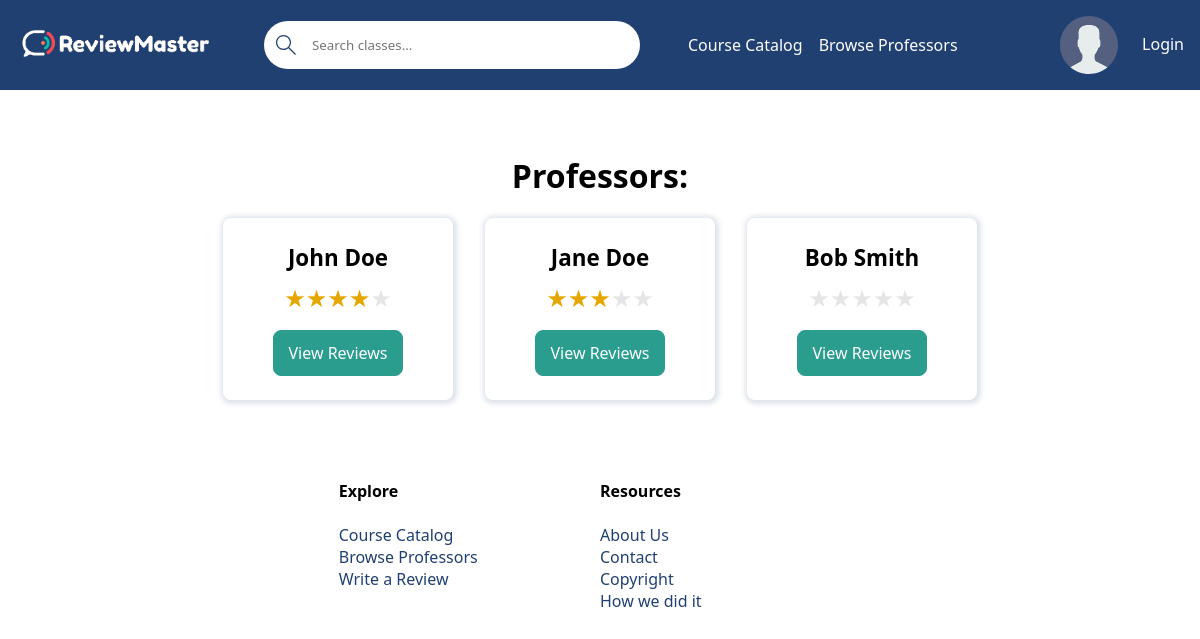
The app's page /professor-list/ with its own data.
### base/models.py (models this page shows, shortened)
class Professor(models.Model):
    name = models.CharField(max_length=100)  # First & Last Name (John Doe)
    avatar = models.ImageField(null=True, default='avatar.svg')
    def rating(self):
        total = 0
        for review in self.review_set.all():
            total += review.rating
        if total == 0: # If no ratings we return 0
            return 'N/A'
        return f'{round(total / self.review_set.all().count(), 1)} / 5' # Rounds to tens place.

class Review(models.Model):
    professor = models.ForeignKey(Professor, on_delete=models.CASCADE)
    student = models.ForeignKey(User, on_delete=models.CASCADE)
    rating = models.IntegerField()
    course = models.ForeignKey(Course, related_name='course', on_delete=models.SET_NULL, null=True)
    review = models.TextField(null=True, blank=True)

### base/views/views_professor.py (the view)
# urls.py: path('professor-list/', professor_list, name = "professor-list"),
def professor_list(request):
    professors = Professor.objects.all()
    context = {
        'professors': professors,
        'reviews': Review.objects.filter()
    }
    return render(request, 'base/professor_list.html', context)

### base/templates/base/professor_list.html
{% extends 'main.html' %}
{% block content %}
<main class="professor-page">
    <h1>Professors:</h1>
    <div class="professor-list">
        {% for professor in professors %}
            <div class="professor-item">
                <p class="professor-name">{{ professor.name }}</p>
                <p class="container-rating"><span class="star-rating star-rating-{{ professor.rating|slice:":1" }}"></span></p>
                <a class="secondary-button" href="{% url 'professor-reviews' professor.name %}">View Reviews</a>
            </div>
        {% endfor %}
    </div>
</main>
{% endblock content %}

### static/styles/styles.css (style rules this page uses)
:root { --primary-color: #204071; --secondary-color: #2a9d8f; --light-color: #ffffff; --error-color: #ba2d3d; --success-color: #2a9d8f; --dark-gray: #495057; --light-grey: #dee2e6; --star-color: #ffb900; --star-color-hover: gold; --star-color-active: #ea0; }
* { font-family: "Segoe UI", Roboto, Oxygen, Ubuntu, Cantarell, "Open Sans", "Helvetica Neue", sans-serif; margin: 0; padding: 0; box-sizing: border-box; text-rendering: optimizeLegibility; }
main:not(.home) { width: 80%; margin: 4rem auto; }
h1 { margin-bottom: 0.67em; }
a { color: var(--primary-color); text-decoration: none; }
.professor-page h1 { text-align: center; }
.professor-list { display: flex; justify-content: center; flex-wrap: wrap; gap: 2rem; }
.professor-item { display: flex; flex-direction: column; align-items: center; gap: 0.5rem; padding: 1.5rem 1rem; width: fit-content; min-width: 230px; text-align: center; border-radius: 1px solid var(--primary-color); border-radius: 0.5rem; box-shadow: 1px 1px 5px 3px rgba(32, 64, 113, 0.15); transition: transform 0.3s ease; }
.professor-name { font-size: 1.4rem; font-weight: bold; }
.professor-page .secondary-button { display: inline-block; margin-top: 0.5rem; margin-right: 0; }
.primary-button, .secondary-button { width: fit-content; padding: 0.7rem 0.9rem; border-radius: 0.5rem; font-size: 1rem; color: var(--light-color); }
.secondary-button { border: 1px solid var(--secondary-color); background-color: var(--secondary-color); margin-right: 1rem; }
.container-rating { font-size: 1.5rem; }
.star-rating::before { content: "★★★★★"; }
.star-rating { display: inline-block; background-clip: text; color: rgba(0, 0, 0, 0.1); }
.star-rating-3 { background-image: linear-gradient( to right, var(--star-color) 0%, var(--star-color) 60%, transparent 60%, transparent 100% ); }
.star-rating-4 { background-image: linear-gradient( to right, var(--star-color) 0%, var(--star-color) 80%, transparent 80%, transparent 100% ); }

### records on screen
Professor: name "John Doe"
Professor: name "Jane Doe"
Professor: name "Bob Smith"
